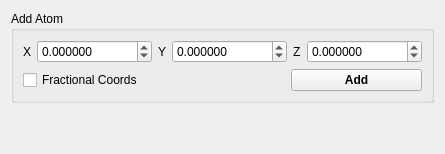
      <widget class="QWidget" name="ToolsTab">
       <attribute name="title">
        <string>Tools</string>
       </attribute>
       <layout class="QVBoxLayout" name="verticalLayout_2">
        <item>
         <widget class="QGroupBox" name="AddAtomGroup">
          <property name="title">
           <string>Add Atom</string>
          </property>
          <layout class="QVBoxLayout" name="verticalLayout">
           <item>
            <layout class="QHBoxLayout" name="horizontalLayout">
             <item>
              <widget class="QLabel" name="label_22">
               <property name="sizePolicy">
                <sizepolicy hsizetype="Minimum" vsizetype="Preferred">
                 <horstretch>0</horstretch>
                 <verstretch>0</verstretch>
                </sizepolicy>
               </property>
               <property name="text">
                <string>X</string>
               </property>
              </widget>
             </item>
             <item>
              <widget class="QDoubleSpinBox" name="AtomXCoordSpin">
               <property name="sizePolicy">
                <sizepolicy hsizetype="Expanding" vsizetype="Fixed">
                 <horstretch>0</horstretch>
                 <verstretch>0</verstretch>
                </sizepolicy>
               </property>
               <property name="decimals">
                <number>6</number>
               </property>
               <property name="minimum">
                <double>-100000.000000000000000</double>
               </property>
               <property name="maximum">
                <double>100000.000000000000000</double>
               </property>
              </widget>
             </item>
             <item>
              <widget class="QLabel" name="label_50">
               <property name="sizePolicy">
                <sizepolicy hsizetype="Minimum" vsizetype="Preferred">
                 <horstretch>0</horstretch>
                 <verstretch>0</verstretch>
                </sizepolicy>
               </property>
               <property name="text">
                <string>Y</string>
               </property>
              </widget>
             </item>
             <item>
              <widget class="QDoubleSpinBox" name="AtomYCoordSpin">
               <property name="sizePolicy">
                <sizepolicy hsizetype="Expanding" vsizetype="Fixed">
                 <horstretch>0</horstretch>
                 <verstretch>0</verstretch>
                </sizepolicy>
               </property>
               <property name="decimals">
                <number>6</number>
               </property>
               <property name="minimum">
                <double>-100000.000000000000000</double>
               </property>
               <property name="maximum">
                <double>1000000.000000000000000</double>
               </property>
              </widget>
             </item>
             <item>
              <widget class="QLabel" name="label_51">
               <property name="sizePolicy">
                <sizepolicy hsizetype="Minimum" vsizetype="Preferred">
                 <horstretch>0</horstretch>
                 <verstretch>0</verstretch>
                </sizepolicy>
               </property>
               <property name="text">
                <string>Z</string>
               </property>
              </widget>
             </item>
             <item>
              <widget class="QDoubleSpinBox" name="AtomZCoordSpin">
               <property name="sizePolicy">
                <sizepolicy hsizetype="Expanding" vsizetype="Fixed">
                 <horstretch>0</horstretch>
                 <verstretch>0</verstretch>
                </sizepolicy>
               </property>
               <property name="decimals">
                <number>6</number>
               </property>
               <property name="minimum">
                <double>-1000000.000000000000000</double>
               </property>
               <property name="maximum">
                <double>100000.000000000000000</double>
               </property>
              </widget>
             </item>
            </layout>
           </item>
           <item>
            <layout class="QHBoxLayout" name="horizontalLayout_2">
             <item>
              <widget class="QCheckBox" name="AddAtomFractionalCheck">
               <property name="sizePolicy">
                <sizepolicy hsizetype="Expanding" vsizetype="Fixed">
                 <horstretch>0</horstretch>
                 <verstretch>0</verstretch>
                </sizepolicy>
               </property>
               <property name="toolTip">
                <string>ACtivate to add the atom in fractional coordinates</string>
               </property>
               <property name="text">
                <string>Fractional Coords</string>
               </property>
              </widget>
             </item>
             <item>
              <spacer name="horizontalSpacer">
               <property name="orientation">
                <enum>Qt::Horizontal</enum>
               </property>
               <property name="sizeHint" stdset="0">
                <size>
                 <width>40</width>
                 <height>20</height>
                </size>
               </property>
              </spacer>
             </item>
             <item>
              <widget class="QPushButton" name="AddAtomButton">
               <property name="sizePolicy">
                <sizepolicy hsizetype="Expanding" vsizetype="Fixed">
                 <horstretch>0</horstretch>
                 <verstretch>0</verstretch>
                </sizepolicy>
               </property>
               <property name="font">
                <font>
                 <weight>75</weight>
                 <bold>true</bold>
                </font>
               </property>
               <property name="toolTip">
                <string>Create a new atom at th e specified coordinates (with element defined above)</string>
               </property>
               <property name="text">
                <string>Add</string>
               </property>
               <property name="autoDefault">
                <bool>false</bool>
               </property>
              </widget>
             </item>
            </layout>
           </item>
          </layout>
         </widget>
        </item>
        <item>
         <spacer name="verticalSpacer_2">
          <property name="orientation">
           <enum>Qt::Vertical</enum>
          </property>
          <property name="sizeHint" stdset="0">
           <size>
            <width>20</width>
            <height>40</height>
           </size>
          </property>
         </spacer>
        </item>
       </layout>
      </widget>
